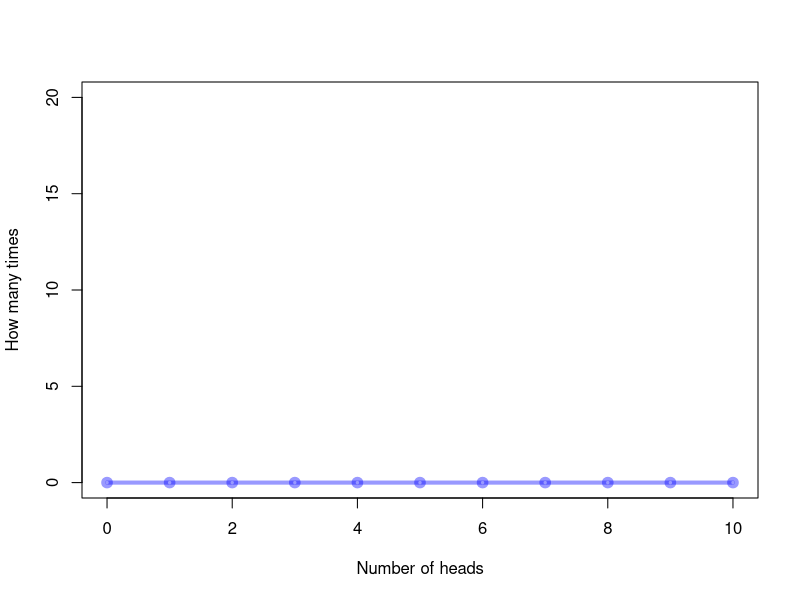
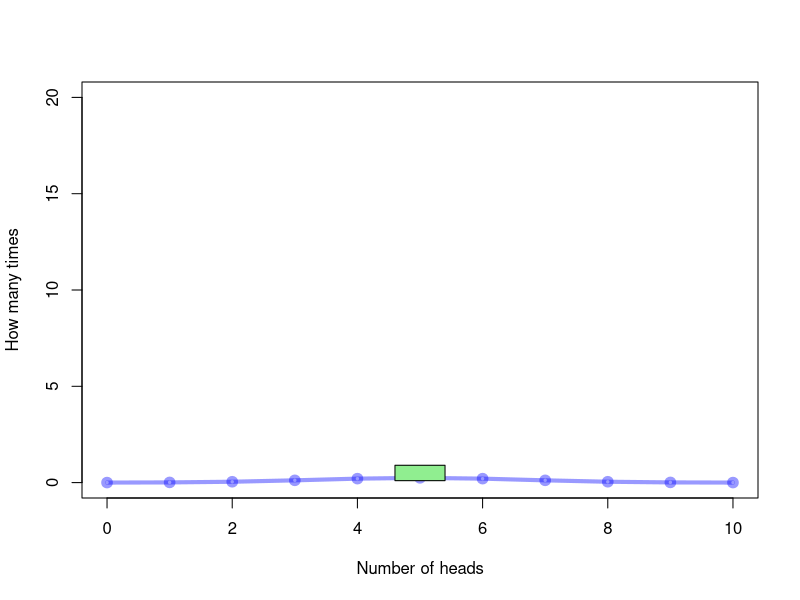

Write R code to recreate these figures, in order.

n = 10
p = .5
d = c()
xs = 0:10
ys = dbinom(xs, n, p)
margin = .1
bars = rep(0,11)
target_n = 10
line_col = rgb(0,0,1,.4)
box_col = 'lightgreen'


add_datum = function(x){
	d <<- c(d,x)
	#add_bar(x)
	plot_stacked_boxes()
}

add_data = function(N, total_redraws = 10){
	 data_per_redraw = N/total_redraws
	 for(i in 1:total_redraws){ 
		add_datum(rbinom(data_per_redraw,n,p))
	}
}

add_bar = function(i){
	x = i-1
	bars[x] <<- bars[x]+1
	y = bars[x]
	polygon(c(x-1+margin, x-1+margin, x-margin,x-margin), c(y-1+margin, y-margin,y-margin, y-1+margin), col=box_col)
	if(length(d) > target_n) establish_stacked_boxes();
}

establish_stacked_boxes = function(){
	#establish bounds
	target_n <<- 20*ceiling((length(d))/20)
	if(target_n == 0) target_n = 10
	max_height = ceiling(max(ys*target_n)+1)
	
	#draw predictions
	Ys =ys*target_n
	plot(NA, xlab='',ylab='', xlim=c(0,10), ylim=c(0,max_height), main=paste('Prediction after',target_n,'samples'))
	lines(xs,Ys, lwd=4, col=line_col)
	points(xs,Ys, lwd=4, col=line_col)	
	
	#draw boxes
	if(length(d)>0){ bars <<- hist(d, c(-.5,xs+.5), plot=F)$counts;}else{bars <<- rep(0,11)}
	for(x in 1:length(bars)){		
		if(bars[x]>0){
			for(y in 1:bars[x]){
				polygon(c(x-1+margin, x-1+margin, x-margin,x-margin), c(y-1+margin, y-margin,y-margin, y-1+margin), col='lightgreen')
			}
		}
	}
}

plot_stacked_boxes = function(){
	N = length(d)	
	Ys =ys*N
	M = 20*ceiling((max(Ys)+1)/20)
	plot(NA, xlab='Number of heads',ylab='How many times', xlim=c(0,10), ylim=c(0,M))
	
	#draw predictions
	lines(xs,Ys, lwd=4, col=line_col)
	points(xs,Ys, lwd=4, col=line_col)
	
	#draw boxes
	if(length(d)>0){ bars <<- hist(d, c(-.5,xs+.5), plot=F)$counts;}else{bars <<- rep(0,11)}
	for(x in 1:length(bars)){		
		if(bars[x]>0){
			for(y in 1:bars[x]){
				polygon(c(x-1+margin-.5, x-1+margin-.5, x-margin-.5,x-margin-.5), c(y-1+margin, y-margin,y-margin, y-1+margin), col='lightgreen')
			}
		}
	}
}

plot_hist = function(){
	N = length(d)	
	Ys =ys*N
	hist(d, c(-.5,xs+.5), col=box_col)
	lines(xs,Ys, lwd=4, col=line_col)
	points(xs,Ys, lwd=4, col=line_col)
}


plot_stacked_boxes()

add_datum(5)
#add_data(100)

